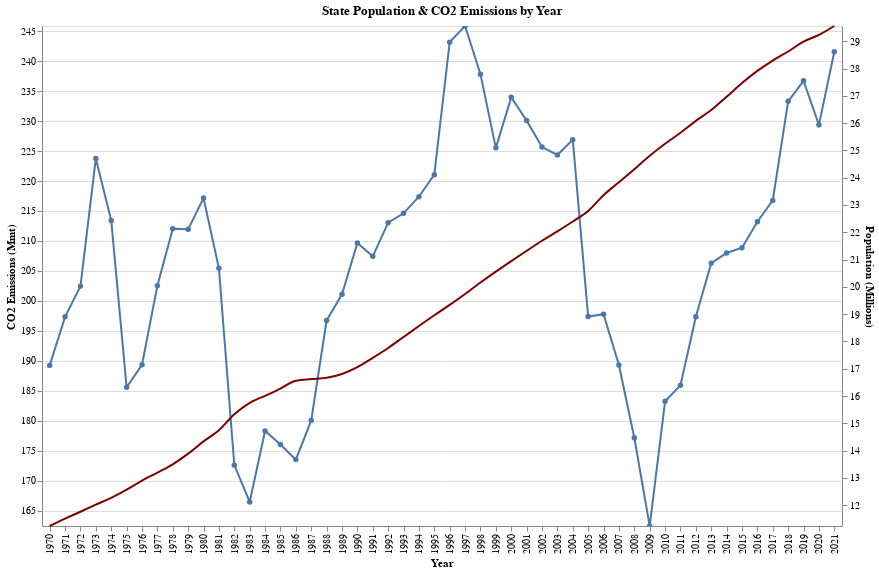

Notebook code cell kept with this figure:
### Code cell
#make the same layered plot as above but for the selected Population & CO2 Emissions by year using the state_df df
state_emissions_chart = alt.Chart(state_df, title="State Population & CO2 Emissions by Year").mark_line(point=True).encode(
    x=alt.X('Year', title='Year'),
    y=alt.Y('State CO2', title='CO2 Emissions (Mmt)', scale=alt.Scale(domain=(state_df['State CO2'].min(), state_df['State CO2'].max()))),
    tooltip=['Year', 'State CO2']
).properties(
    width=800,
    height=500
)

state_pop_chart = alt.Chart(state_df).mark_line(color='maroon', interpolate='monotone').encode(
    x=alt.X('Year', title='Year'),
    y=alt.Y('State Pop', title='Population (Millions)', scale=alt.Scale(domain=(state_df['State Pop'].min(), state_df['State Pop'].max()))),
    tooltip=['Year', 'State Pop']
).properties(
    width=800,
    height=500
)

alt.layer(state_emissions_chart, state_pop_chart).resolve_scale(y='independent').interactive()

### Figure 1 — Vega-Lite specification as saved in the notebook (floating-point values rounded to 4 significant figures)
{"config": {"view": {"continuousWidth": 300, "continuousHeight": 300}}, "layer": [{"mark": {"type": "line", "point": true}, "encoding": {"tooltip": [{"field": "Year", "type": "nominal"}, {"field": "State CO2", "type": "quantitative"}], "x": {"field": "Year", "title": "Year", "type": "nominal"}, "y": {"field": "State CO2", "scale": {"domain": [162.4, 245.9]}, "title": "CO2 Emissions (Mmt)", "type": "quantitative"}}, "name": "view_5", "title": "State Population & CO2 Emissions by Year"}, {"mark": {"type": "line", "color": "maroon", "interpolate": "monotone"}, "encoding": {"tooltip": [{"field": "Year", "type": "nominal"}, {"field": "State Pop", "type": "quantitative"}], "x": {"field": "Year", "title": "Year", "type": "nominal"}, "y": {"field": "State Pop", "scale": {"domain": [11.24, 29.56]}, "title": "Population (Millions)", "type": "quantitative"}}}], "data": {"name": "data-493fca45f5f6eaf53d76252d853b531e"}, "height": 500, "params": [{"name": "param_5", "select": {"type": "interval", "encodings": ["x", "y"]}, "bind": "scales", "views": ["view_5"]}], "resolve": {"scale": {"y": "independent"}}, "width": 800, "$schema": "https://vega.github.io/schema/vega-lite/v5.16.3.json", "datasets": {"data-493fca45f5f6eaf53d76252d853b531e": [{"Year": "1970", "State CO2": 189.2, "State Pop": 11.24, "State PerCap": 16.84}, {"Year": "1971", "State CO2": 197.3, "State Pop": 11.51, "State PerCap": 17.14}, {"Year": "1972", "State CO2": 202.5, "State Pop": 11.76, "State PerCap": 17.22}, {"Year": "1973", "State CO2": 223.8, "State Pop": 12.02, "State PerCap": 18.62}, {"Year": "1974", "State CO2": 213.4, "State Pop": 12.27, "State PerCap": 17.4}, {"Year": "1975", "State CO2": 185.6, "State Pop": 12.57, "State PerCap": 14.77}, {"Year": "1976", "State CO2": 189.3, "State Pop": 12.9, "State PerCap": 14.67}, {"Year": "1977", "State CO2": 202.5, "State Pop": 13.19, "State PerCap": 15.35}, {"Year": "1978", "State CO2": 212.0, "State Pop": 13.5, "State PerCap": 15.71}, {"Year": "1979", "State CO2": 211.9, "State Pop": 13.89, "State PerCap": 15.26}, {"Year": "1980", "State CO2": 217.2, "State Pop": 14.34, "State PerCap": 15.15}, {"Year": "1981", "State CO2": 205.4, "State Pop": 14.75, "State PerCap": 13.93}, {"Year": "1982", "State CO2": 172.6, "State Pop": 15.33, "State PerCap": 11.26}, {"Year": "1983", "State CO2": 166.4, "State Pop": 15.75, "State PerCap": 10.57}, {"Year": "1984", "State CO2": 178.3, "State Pop": 16.01, "State PerCap": 11.14}, {"Year": "1985", "State CO2": 176.0, "State Pop": 16.27, "State PerCap": 10.82}, {"Year": "1986", "State CO2": 173.5, "State Pop": 16.56, "State PerCap": 10.48}, {"Year": "1987", "State CO2": 180.1, "State Pop": 16.62, "State PerCap": 10.83}, {"Year": "1988", "State CO2": 196.7, "State Pop": 16.67, "State PerCap": 11.8}, {"Year": "1989", "State CO2": 201.1, "State Pop": 16.81, "State PerCap": 11.97}, {"Year": "1990", "State CO2": 209.7, "State Pop": 17.06, "State PerCap": 12.29}, {"Year": "1991", "State CO2": 207.4, "State Pop": 17.4, "State PerCap": 11.92}, {"Year": "1992", "State CO2": 213.1, "State Pop": 17.76, "State PerCap": 12.0}, {"Year": "1993", "State CO2": 214.6, "State Pop": 18.16, "State PerCap": 11.82}, {"Year": "1994", "State CO2": 217.4, "State Pop": 18.56, "State PerCap": 11.71}, {"Year": "1995", "State CO2": 221.1, "State Pop": 18.96, "State PerCap": 11.66}, {"Year": "1996", "State CO2": 243.2, "State Pop": 19.34, "State PerCap": 12.57}, {"Year": "1997", "State CO2": 245.9, "State Pop": 19.74, "State PerCap": 12.46}, {"Year": "1998", "State CO2": 237.8, "State Pop": 20.16, "State PerCap": 11.8}, {"Year": "1999", "State CO2": 225.5, "State Pop": 20.56, "State PerCap": 10.97}, {"Year": "2000", "State CO2": 234.0, "State Pop": 20.94, "State PerCap": 11.17}, {"Year": "2001", "State CO2": 230.1, "State Pop": 21.32, "State PerCap": 10.79}, {"Year": "2002", "State CO2": 225.7, "State Pop": 21.69, "State PerCap": 10.4}, {"Year": "2003", "State CO2": 224.4, "State Pop": 22.03, "State PerCap": 10.18}, {"Year": "2004", "State CO2": 226.9, "State Pop": 22.39, "State PerCap": 10.13}, {"Year": "2005", "State CO2": 197.4, "State Pop": 22.78, "State PerCap": 8.666}, {"Year": "2006", "State CO2": 197.8, "State Pop": 23.36, "State PerCap": 8.467}, {"Year": "2007", "State CO2": 189.3, "State Pop": 23.83, "State PerCap": 7.943}, {"Year": "2008", "State CO2": 177.1, "State Pop": 24.31, "State PerCap": 7.287}, {"Year": "2009", "State CO2": 162.4, "State Pop": 24.8, "State PerCap": 6.549}, {"Year": "2010", "State CO2": 183.2, "State Pop": 25.24, "State PerCap": 7.259}, {"Year": "2011", "State CO2": 185.9, "State Pop": 25.65, "State PerCap": 7.249}, {"Year": "2012", "State CO2": 197.4, "State Pop": 26.08, "State PerCap": 7.566}, {"Year": "2013", "State CO2": 206.3, "State Pop": 26.48, "State PerCap": 7.791}, {"Year": "2014", "State CO2": 208.0, "State Pop": 26.96, "State PerCap": 7.714}, {"Year": "2015", "State CO2": 208.9, "State Pop": 27.47, "State PerCap": 7.604}, {"Year": "2016", "State CO2": 213.2, "State Pop": 27.91, "State PerCap": 7.638}, {"Year": "2017", "State CO2": 216.8, "State Pop": 28.29, "State PerCap": 7.662}, {"Year": "2018", "State CO2": 233.3, "State Pop": 28.62, "State PerCap": 8.151}, {"Year": "2019", "State CO2": 236.7, "State Pop": 28.99, "State PerCap": 8.167}, {"Year": "2020", "State CO2": 229.4, "State Pop": 29.23, "State PerCap": 7.847}, {"Year": "2021", "State CO2": 241.6, "State Pop": 29.56, "State PerCap": 8.173}]}}
